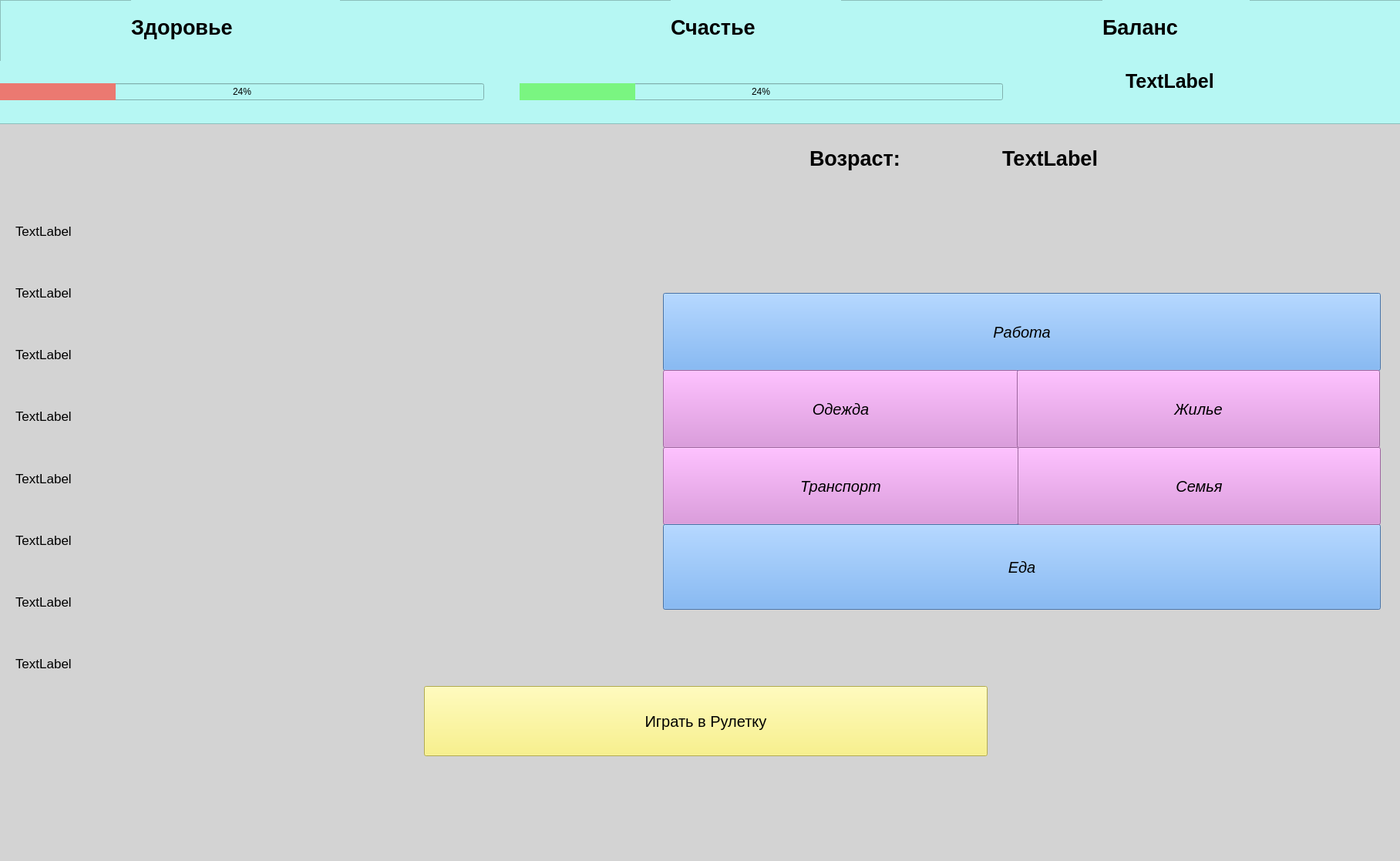
<?xml version="1.0" encoding="UTF-8"?>
<ui version="4.0">
 <class>MainWindow</class>
 <widget class="QMainWindow" name="MainWindow">
  <property name="geometry">
   <rect>
    <x>0</x>
    <y>0</y>
    <width>1816</width>
    <height>1117</height>
   </rect>
  </property>
  <property name="contextMenuPolicy">
   <enum>Qt::DefaultContextMenu</enum>
  </property>
  <property name="windowTitle">
   <string>MainWindow</string>
  </property>
  <property name="autoFillBackground">
   <bool>false</bool>
  </property>
  <property name="styleSheet">
   <string notr="true">background-color: lightgrey;</string>
  </property>
  <widget class="QWidget" name="centralwidget">
   <widget class="QPushButton" name="playCasino">
    <property name="geometry">
     <rect>
      <x>550</x>
      <y>890</y>
      <width>731</width>
      <height>91</height>
     </rect>
    </property>
    <property name="font">
     <font>
      <pointsize>15</pointsize>
     </font>
    </property>
    <property name="styleSheet">
     <string notr="true">background-color: rgb(249, 240, 107);</string>
    </property>
    <property name="text">
     <string>Играть в Рулетку</string>
    </property>
   </widget>
   <widget class="QPushButton" name="findWork">
    <property name="geometry">
     <rect>
      <x>860</x>
      <y>380</y>
      <width>931</width>
      <height>101</height>
     </rect>
    </property>
    <property name="font">
     <font>
      <pointsize>15</pointsize>
      <weight>50</weight>
      <italic>true</italic>
      <bold>false</bold>
     </font>
    </property>
    <property name="styleSheet">
     <string notr="true">background-color: rgb(98, 160, 234)</string>
    </property>
    <property name="text">
     <string>Работа</string>
    </property>
   </widget>
   <widget class="QPushButton" name="findClothes">
    <property name="geometry">
     <rect>
      <x>860</x>
      <y>480</y>
      <width>461</width>
      <height>101</height>
     </rect>
    </property>
    <property name="font">
     <font>
      <pointsize>15</pointsize>
      <weight>50</weight>
      <italic>true</italic>
      <bold>false</bold>
     </font>
    </property>
    <property name="styleSheet">
     <string notr="true">background-color: rgb(220, 138, 221)</string>
    </property>
    <property name="text">
     <string>Одежда</string>
    </property>
   </widget>
   <widget class="QPushButton" name="findTransport">
    <property name="geometry">
     <rect>
      <x>860</x>
      <y>580</y>
      <width>461</width>
      <height>101</height>
     </rect>
    </property>
    <property name="font">
     <font>
      <pointsize>15</pointsize>
      <weight>50</weight>
      <italic>true</italic>
      <bold>false</bold>
     </font>
    </property>
    <property name="styleSheet">
     <string notr="true">background-color: rgb(220, 138, 221)</string>
    </property>
    <property name="text">
     <string>Транспорт</string>
    </property>
   </widget>
   <widget class="QPushButton" name="findFood">
    <property name="geometry">
     <rect>
      <x>860</x>
      <y>680</y>
      <width>931</width>
      <height>111</height>
     </rect>
    </property>
    <property name="font">
     <font>
      <pointsize>15</pointsize>
      <weight>50</weight>
      <italic>true</italic>
      <bold>false</bold>
     </font>
    </property>
    <property name="styleSheet">
     <string notr="true">background-color: rgb(98, 160, 234)</string>
    </property>
    <property name="text">
     <string>Еда</string>
    </property>
   </widget>
   <widget class="QPushButton" name="findHousing">
    <property name="geometry">
     <rect>
      <x>1319</x>
      <y>480</y>
      <width>471</width>
      <height>101</height>
     </rect>
    </property>
    <property name="font">
     <font>
      <pointsize>15</pointsize>
      <weight>50</weight>
      <italic>true</italic>
      <bold>false</bold>
     </font>
    </property>
    <property name="styleSheet">
     <string notr="true">background-color: rgb(220, 138, 221)</string>
    </property>
    <property name="text">
     <string>Жилье</string>
    </property>
   </widget>
   <widget class="QPushButton" name="findRelationship">
    <property name="geometry">
     <rect>
      <x>1320</x>
      <y>580</y>
      <width>471</width>
      <height>101</height>
     </rect>
    </property>
    <property name="font">
     <font>
      <pointsize>15</pointsize>
      <weight>50</weight>
      <italic>true</italic>
      <bold>false</bold>
     </font>
    </property>
    <property name="styleSheet">
     <string notr="true">background-color: rgb(220, 138, 221)</string>
    </property>
    <property name="text">
     <string>Семья</string>
    </property>
   </widget>
   <widget class="QLabel" name="label_4">
    <property name="geometry">
     <rect>
      <x>1050</x>
      <y>170</y>
      <width>231</width>
      <height>71</height>
     </rect>
    </property>
    <property name="font">
     <font>
      <pointsize>20</pointsize>
      <weight>75</weight>
      <bold>true</bold>
     </font>
    </property>
    <property name="styleSheet">
     <string notr="true">text-align: center;</string>
    </property>
    <property name="text">
     <string>Возраст:</string>
    </property>
   </widget>
   <widget class="QLabel" name="ageLabel">
    <property name="geometry">
     <rect>
      <x>1300</x>
      <y>180</y>
      <width>291</width>
      <height>51</height>
     </rect>
    </property>
    <property name="font">
     <font>
      <pointsize>20</pointsize>
      <weight>75</weight>
      <bold>true</bold>
     </font>
    </property>
    <property name="text">
     <string>TextLabel</string>
    </property>
   </widget>
   <widget class="QWidget" name="verticalLayoutWidget">
    <property name="geometry">
     <rect>
      <x>20</x>
      <y>290</y>
      <width>811</width>
      <height>581</height>
     </rect>
    </property>
    <property name="font">
     <font>
      <pointsize>13</pointsize>
     </font>
    </property>
    <layout class="QVBoxLayout" name="verticalLayout">
     <item>
      <widget class="QLabel" name="incomeLabel">
       <property name="font">
        <font>
         <pointsize>13</pointsize>
        </font>
       </property>
       <property name="text">
        <string>TextLabel</string>
       </property>
      </widget>
     </item>
     <item>
      <spacer name="verticalSpacer_2">
       <property name="font">
        <font>
         <pointsize>13</pointsize>
        </font>
       </property>
       <property name="orientation">
        <enum>Qt::Vertical</enum>
       </property>
       <property name="sizeHint" stdset="0">
        <size>
         <width>20</width>
         <height>40</height>
        </size>
       </property>
      </spacer>
     </item>
     <item>
      <widget class="QLabel" name="expensesLabel">
       <property name="font">
        <font>
         <pointsize>13</pointsize>
        </font>
       </property>
       <property name="text">
        <string>TextLabel</string>
       </property>
      </widget>
     </item>
     <item>
      <spacer name="verticalSpacer_3">
       <property name="font">
        <font>
         <pointsize>13</pointsize>
        </font>
       </property>
       <property name="orientation">
        <enum>Qt::Vertical</enum>
       </property>
       <property name="sizeHint" stdset="0">
        <size>
         <width>20</width>
         <height>40</height>
        </size>
       </property>
      </spacer>
     </item>
     <item>
      <widget class="QLabel" name="jobLabel">
       <property name="font">
        <font>
         <pointsize>13</pointsize>
        </font>
       </property>
       <property name="text">
        <string>TextLabel</string>
       </property>
      </widget>
     </item>
     <item>
      <spacer name="verticalSpacer_4">
       <property name="font">
        <font>
         <pointsize>13</pointsize>
        </font>
       </property>
       <property name="orientation">
        <enum>Qt::Vertical</enum>
       </property>
       <property name="sizeHint" stdset="0">
        <size>
         <width>20</width>
         <height>40</height>
        </size>
       </property>
      </spacer>
     </item>
     <item>
      <widget class="QLabel" name="relationshipLabel">
       <property name="font">
        <font>
         <pointsize>13</pointsize>
        </font>
       </property>
       <property name="text">
        <string>TextLabel</string>
       </property>
      </widget>
     </item>
     <item>
      <spacer name="verticalSpacer_5">
       <property name="font">
        <font>
         <pointsize>13</pointsize>
        </font>
       </property>
       <property name="orientation">
        <enum>Qt::Vertical</enum>
       </property>
       <property name="sizeHint" stdset="0">
        <size>
         <width>20</width>
         <height>40</height>
        </size>
       </property>
      </spacer>
     </item>
     <item>
      <widget class="QLabel" name="transportLabel">
       <property name="font">
        <font>
         <pointsize>13</pointsize>
        </font>
       </property>
       <property name="text">
        <string>TextLabel</string>
       </property>
      </widget>
     </item>
     <item>
      <spacer name="verticalSpacer_6">
       <property name="font">
        <font>
         <pointsize>13</pointsize>
        </font>
       </property>
       <property name="orientation">
        <enum>Qt::Vertical</enum>
       </property>
       <property name="sizeHint" stdset="0">
        <size>
         <width>20</width>
         <height>40</height>
        </size>
       </property>
      </spacer>
     </item>
     <item>
      <widget class="QLabel" name="housingLabel">
       <property name="font">
        <font>
         <pointsize>13</pointsize>
        </font>
       </property>
       <property name="text">
        <string>TextLabel</string>
       </property>
      </widget>
     </item>
     <item>
      <spacer name="verticalSpacer_7">
       <property name="font">
        <font>
         <pointsize>13</pointsize>
        </font>
       </property>
       <property name="orientation">
        <enum>Qt::Vertical</enum>
       </property>
       <property name="sizeHint" stdset="0">
        <size>
         <width>20</width>
         <height>40</height>
        </size>
       </property>
      </spacer>
     </item>
     <item>
      <widget class="QLabel" name="clothesLabel">
       <property name="font">
        <font>
         <pointsize>13</pointsize>
        </font>
       </property>
       <property name="text">
        <string>TextLabel</string>
       </property>
      </widget>
     </item>
     <item>
      <spacer name="verticalSpacer">
       <property name="font">
        <font>
         <pointsize>13</pointsize>
        </font>
       </property>
       <property name="orientation">
        <enum>Qt::Vertical</enum>
       </property>
       <property name="sizeHint" stdset="0">
        <size>
         <width>20</width>
         <height>40</height>
        </size>
       </property>
      </spacer>
     </item>
     <item>
      <widget class="QLabel" name="foodLabel">
       <property name="font">
        <font>
         <pointsize>13</pointsize>
        </font>
       </property>
       <property name="text">
        <string>TextLabel</string>
       </property>
      </widget>
     </item>
    </layout>
   </widget>
   <widget class="QFrame" name="frame">
    <property name="geometry">
     <rect>
      <x>0</x>
      <y>0</y>
      <width>5000</width>
      <height>161</height>
     </rect>
    </property>
    <property name="styleSheet">
     <string notr="true">background-color: rgb(182, 247, 243)</string>
    </property>
    <property name="frameShape">
     <enum>QFrame::StyledPanel</enum>
    </property>
    <property name="frameShadow">
     <enum>QFrame::Raised</enum>
    </property>
    <widget class="QLabel" name="label">
     <property name="geometry">
      <rect>
       <x>170</x>
       <y>0</y>
       <width>271</width>
       <height>71</height>
      </rect>
     </property>
     <property name="font">
      <font>
       <pointsize>20</pointsize>
       <weight>75</weight>
       <bold>true</bold>
      </font>
     </property>
     <property name="styleSheet">
      <string notr="true">text-align: center;</string>
     </property>
     <property name="text">
      <string>Здоровье</string>
     </property>
    </widget>
    <widget class="QLabel" name="label_3">
     <property name="geometry">
      <rect>
       <x>1430</x>
       <y>0</y>
       <width>191</width>
       <height>71</height>
      </rect>
     </property>
     <property name="font">
      <font>
       <pointsize>20</pointsize>
       <weight>75</weight>
       <bold>true</bold>
      </font>
     </property>
     <property name="styleSheet">
      <string notr="true">text-align: center;</string>
     </property>
     <property name="text">
      <string>Баланс</string>
     </property>
    </widget>
    <widget class="QWidget" name="horizontalLayoutWidget">
     <property name="geometry">
      <rect>
       <x>0</x>
       <y>79</y>
       <width>1301</width>
       <height>81</height>
      </rect>
     </property>
     <layout class="QHBoxLayout" name="horizontalLayout">
      <item>
       <widget class="QProgressBar" name="healthBar">
        <property name="contextMenuPolicy">
         <enum>Qt::CustomContextMenu</enum>
        </property>
        <property name="styleSheet">
         <string notr="true">QProgressBar::chunk {background-color: rgb(235, 121, 113); }
QProgressBar{text-align: center;}</string>
        </property>
        <property name="value">
         <number>24</number>
        </property>
       </widget>
      </item>
      <item>
       <spacer name="horizontalSpacer">
        <property name="orientation">
         <enum>Qt::Horizontal</enum>
        </property>
        <property name="sizeType">
         <enum>QSizePolicy::Minimum</enum>
        </property>
        <property name="sizeHint" stdset="0">
         <size>
          <width>40</width>
          <height>20</height>
         </size>
        </property>
       </spacer>
      </item>
      <item>
       <widget class="QProgressBar" name="happinessBar">
        <property name="styleSheet">
         <string notr="true">QProgressBar::chunk {background-color: rgb(122, 245, 129); }
QProgressBar{text-align: center;}</string>
        </property>
        <property name="value">
         <number>24</number>
        </property>
       </widget>
      </item>
     </layout>
    </widget>
    <widget class="QLabel" name="moneyLabel">
     <property name="geometry">
      <rect>
       <x>1460</x>
       <y>80</y>
       <width>291</width>
       <height>51</height>
      </rect>
     </property>
     <property name="font">
      <font>
       <pointsize>19</pointsize>
       <weight>75</weight>
       <bold>true</bold>
      </font>
     </property>
     <property name="styleSheet">
      <string notr="true">text-align: centr;</string>
     </property>
     <property name="text">
      <string>TextLabel</string>
     </property>
    </widget>
    <widget class="QLabel" name="label_2">
     <property name="geometry">
      <rect>
       <x>870</x>
       <y>0</y>
       <width>221</width>
       <height>71</height>
      </rect>
     </property>
     <property name="font">
      <font>
       <pointsize>20</pointsize>
       <weight>75</weight>
       <bold>true</bold>
      </font>
     </property>
     <property name="styleSheet">
      <string notr="true">text-align: center;</string>
     </property>
     <property name="text">
      <string>Счастье</string>
     </property>
    </widget>
   </widget>
  </widget>
  <widget class="QMenuBar" name="menubar">
   <property name="geometry">
    <rect>
     <x>0</x>
     <y>0</y>
     <width>1816</width>
     <height>39</height>
    </rect>
   </property>
  </widget>
  <widget class="QStatusBar" name="statusbar"/>
 </widget>
 <resources/>
 <connections/>
</ui>
